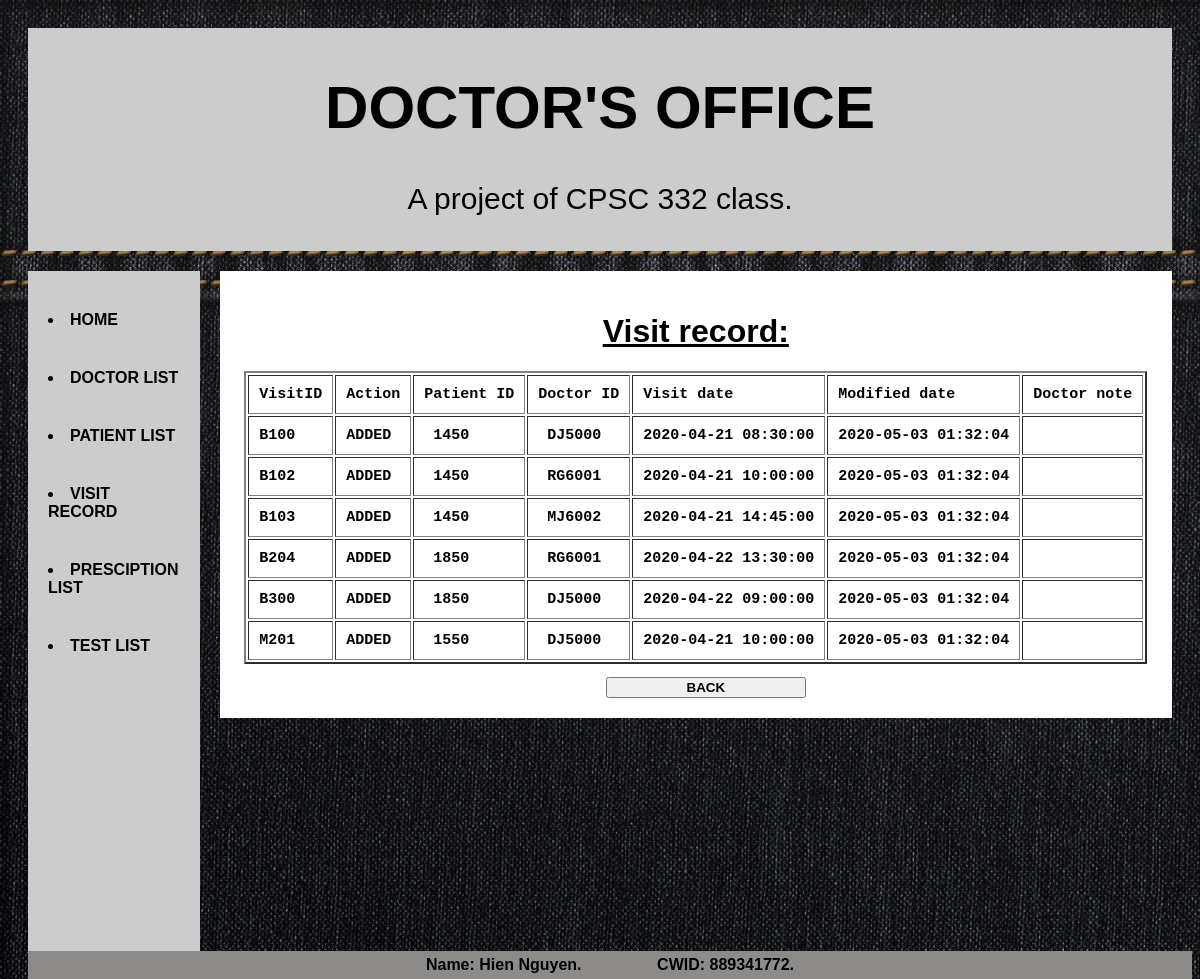
/Hien_Nguyen_CPSC_332_Project/pvisitrecord.php, run on the app's committed database.
### tables this page shows
CREATE TABLE `pvisitrecord` (
  `visitId` varchar(50) DEFAULT NULL,
  `dAction` varchar(10) DEFAULT NULL,
  `patientId` varchar(10) DEFAULT NULL,
  `doctorId` varchar(10) DEFAULT NULL,
  `visitdate` datetime DEFAULT NULL,
  `datemodified` datetime DEFAULT NULL,
  `docnote` varchar(100) DEFAULT NULL
);

### Hien_Nguyen_CPSC_332_Project/pvisitrecord.php (the view, shortened to what this page needs)
<?php include("header.php"); ?>
<center>
    <h1><u>Visit record:</u></h1>
    <?php
    $sql = "SELECT visitId, dAction, patientId, doctorId, visitdate, datemodified,
    docnote
    FROM pvisitrecord";
    $result = mysqli_query($conn, $sql);
    print "<pre>";
    print "<table border=2>";
    print "<tr><td>VisitID</td><td>Action</td><td>Patient ID</td><td>Doctor ID</td><td>Visit date</td>
    <td>Modified date</td><td>Doctor note</td>";
    while ($row = mysqli_fetch_array($result, MYSQLI_BOTH)) {
        print "<tr><td>$row[visitId]</td><td>$row[dAction]</td><td> $row[patientId]</td><td> $row[doctorId]</td>
                        <td>$row[visitdate]</td><td>$row[datemodified]</td><td>$row[docnote]</td></tr>";
    }
    print "</table>";
    print "</pre>";
    ?>
    <input type="button" style="font-weight: bold; width: 200px; margin-left: 20px;" value="BACK" onclick="location.href='pvisit.php'">
</center>
<?php include("footer.php"); ?>

### Hien_Nguyen_CPSC_332_Project/header.php (shortened to what this page needs)
<!DOCTYPE html>
<html>
<head>
    <link rel="stylesheet" href="styles.css">
</head>
<body>
    <div class="header" style="background-color: #cccccc">
        <h1>DOCTOR'S OFFICE</h1>
        <p>A project of CPSC 332 class.</p>
    </div>
    <div class="row">
        <div class="leftcolumn">
            <div class="card" style="background-color: #cccccc; height:680px">
                <li><a href="index.php">HOME</a></li>
                <li><a href="doctorspecialities.php">DOCTOR LIST</a></li>
                <li><a href="patient.php">PATIENT LIST</a></li>
                <li><a href="pvisit.php">VISIT RECORD</a></li>
                <li><a href="presciption.php">PRESCIPTION LIST</a></li>
                <li><a href="test.php">TEST LIST</a></li>
            </div>
        </div>
        <div class="rightcolumn">
            <div class="card">

### Hien_Nguyen_CPSC_332_Project/footer.php (shortened to what this page needs)
</div>
</div>
</div>
<div class="footer" style="position: fixed; bottom: 0px; width:97%;">
    <strong>
        Name: Hien Nguyen.&nbsp;&nbsp;&nbsp;&nbsp;&nbsp;&nbsp;&nbsp;&nbsp;
        &nbsp;&nbsp;&nbsp;&nbsp;&nbsp;&nbsp;&nbsp;&nbsp;CWID: 889341772.
    </strong>
</div>
</body>
</html>

### Hien_Nguyen_CPSC_332_Project/styles.css (style rules this page uses)
* { box-sizing: border-box; }
body { font-family: Arial; padding: 20px; background-image: url("img/bg.jpg"); }
.header { padding: 5px; font-size: 30px; text-align: center; background: rgb(120, 109, 150); }
.leftcolumn { float: left; width: 15%; }
.rightcolumn { float: left; width: 85%; padding-left: 20px; }
.card { background-color: white; padding: 20px; margin-top: 20px; }
.row:after { content: ""; display: table; clear: both; }
.footer { padding: 5px; text-align: center; background: rgb(141, 138, 138); margin-top: 20px; }
td { padding: 10px; font-weight: bold; font-size: 15px; }
li { padding-top: 20px; padding-bottom: 20px; font-weight: bold; }
a:link { text-decoration: none; color: black; }

### data on the page
pvisitrecord: visitId "B100", dAction "ADDED", patientId "1450", doctorId "DJ5000", visitdate "2020-04-21 08:30:00", datemodified "2020-05-03 01:32:04"
pvisitrecord: visitId "B102", dAction "ADDED", patientId "1450", doctorId "RG6001", visitdate "2020-04-21 10:00:00", datemodified "2020-05-03 01:32:04"
pvisitrecord: visitId "B103", dAction "ADDED", patientId "1450", doctorId "MJ6002", visitdate "2020-04-21 14:45:00", datemodified "2020-05-03 01:32:04"
pvisitrecord: visitId "B204", dAction "ADDED", patientId "1850", doctorId "RG6001", visitdate "2020-04-22 13:30:00", datemodified "2020-05-03 01:32:04"
pvisitrecord: visitId "B300", dAction "ADDED", patientId "1850", doctorId "DJ5000", visitdate "2020-04-22 09:00:00", datemodified "2020-05-03 01:32:04"
pvisitrecord: visitId "M201", dAction "ADDED", patientId "1550", doctorId "DJ5000", visitdate "2020-04-21 10:00:00", datemodified "2020-05-03 01:32:04"
